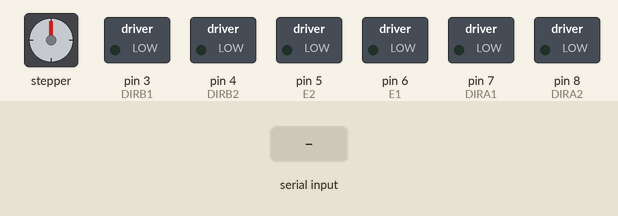
A sketch run on a simulated Arduino Uno, built with avr-gcc and run on an emulated ATmega328P. Parts: stepper motor, switched loads named in the sketch (green lamp = pin HIGH). Wiring (inferred from the names in the program): stepper motor (2048 steps per turn assumed): coils pin 9, pin 10, pin 11, pin 13. Inputs (shaded band) come from the test bench. Pins used as bus, display or sensor lines are not drawn; what the sketch prints to the serial monitor is not drawn.

Above: at 1.2 s.
1.3 s: "DROP" received over Serial
At 2.1 s:
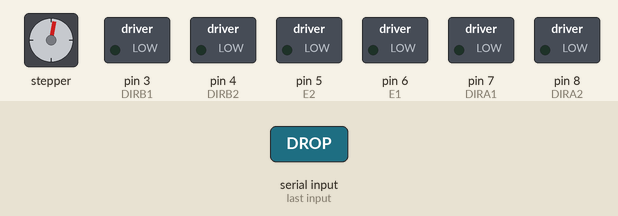
4.3 s: "FORWARD" received over Serial
At 7.28 s:
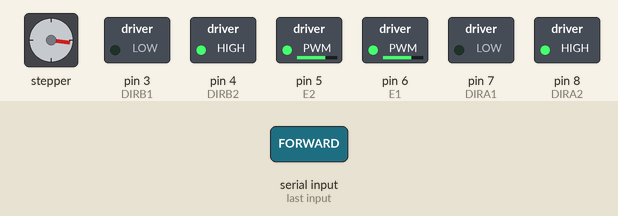
7.3 s: "RIGHT" received over Serial
At 10.25 s:
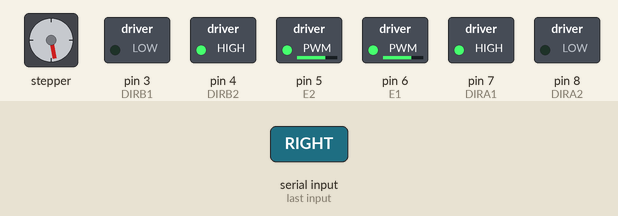
10.3 s: "REVERSE" received over Serial
At 11.3 s:
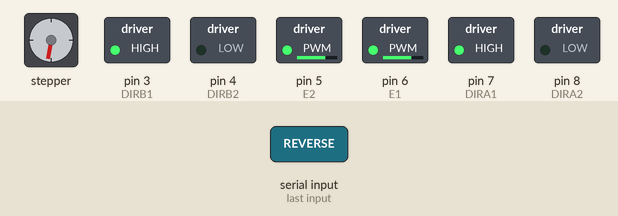
13.3 s: "LEFT" received over Serial
At 13.74 s:
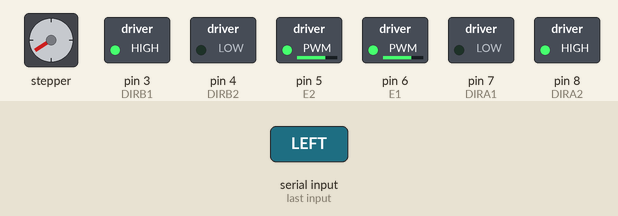
16.3 s: "STOP" received over Serial
At 16.46 s:
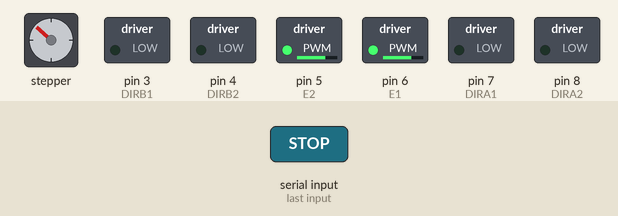
Timing chart, 0 to 22.6 s (numbered marks = the images above; inputs shaded):
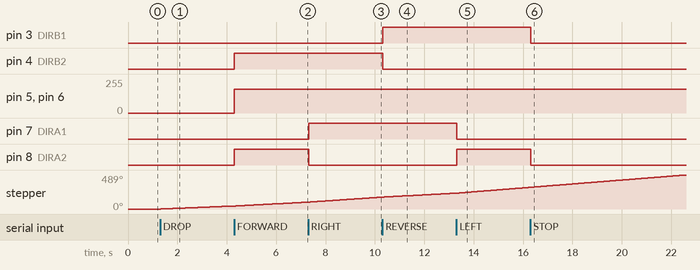

Measured:
- after the input at 1.3 s, stepper: keeps turning clockwise at about 15°/s, starting at once
- after the input at 4.3 s, pin 4 (DIRB2), pin 8 (DIRA2): LOW → HIGH at once; pin 5 (E2), pin 6 (E1): 0/255 → 180/255 at once
- after the input at 7.3 s, pin 7 (DIRA1): LOW → HIGH at once; pin 8 (DIRA2): HIGH → LOW at once
- after the input at 10.3 s, pin 3 (DIRB1): LOW → HIGH at once; pin 4 (DIRB2): HIGH → LOW at once
- after the input at 13.3 s, pin 7 (DIRA1): HIGH → LOW at once; pin 8 (DIRA2): LOW → HIGH at once
- after the input at 16.3 s, pin 3 (DIRB1), pin 8 (DIRA2): HIGH → LOW at once

The sketch:

Movement_Controller.ino
```cpp
/*
 * Team Number: 37
 * Salt Dispensing RC Car
 * Team Members:
 * Omar Salas-Rodriguez- osalas3 osalas3@uic.edu
 * Harsh Gupta - hgupta20 hgupta20@uic.edu
 * Brian Goldenberg - bgolde2 bgolde2@uic.edu
 *
 * Abstract:
 * Using a mobile application we will be designing a car that will
 * maneuver through ice and dispense salt on the ground creating a
 * safer walking environment. With three arduinos, a motor controller
 * for the dual motors, chassis with custom 3D printed parts, wheels,
 * chain, stepper motor and bluetooth module will be will dispense salt
 * from the back of the tank. When in need of salt, the tank will pull up
 * under a nearby base to request more salt to be dispensed(only when the car is in the proper position).
 * All controlled from the mobile application that we will also design and implement.

 */

/*
 *  Author: Omar Salas-Rodriguez
 *          CS 362 Spring 2019
 *
 *  Description: Arduino INO file for all tank functionality.
 *               There are several components connected to this arduino.
 *
 *
 *               Stepper Motor and ULN2003 Stepper Motor Driver Board:
 *
 *                  The driver board connects to pins 9, 10, 11, 13, 5V, and ground.
 *                  It's used to control the revolutions and steps for the
 *                  stepper motor. The stepper motor is held in place my a small custom
 *                  3D printed holder and attached to a rotating 3D printed part to
 *                  drop the salt from the container to the back of the tank.
 *                  Pressing the drop salt button in the companion app will enable a
 *                  continuous dropping of salt until a refill is requested or the
 *                  button in the companion app is pressed again.
 *
 *               Dual 260V Motors and L293D Motor Controller:
 *
 *                  The motor controller connects to pins 3, 4, 5, 6, 7, 8, 5V, and ground.
 *                  It's used to control the speed of 2 motors individually. The dual motors
 *                  are what makes the tank move forward, backwards, turn left, and turn right.
 *
 *               RF 433MHz Transmitter:
 *
 *                  The RF 433Mhz transmitter connects to pins 12, 5V, and ground.
 *                  It's used to communicate with one of the arduinos that control the seperate
 *                  base containing all the salt. It's only purposes is to send a stream of bytes
 *                  that the other arduino will decode in order to confirm and drop salt onto the tank.
 *
 *               HC-06 Bluetooth Module:
 *
 *                  The Bluetooth module connects to pins 0 (RX), 5V, and ground.
 *                  It's used to communicate with the companion app through bluetooth by receiving
 *                  a stream of bytes that will be decoded here.
 *                  There are several messages possible:
 *                    - "FORWARD" : Move the tank forward
 *                    - "REVERSE" : Move the tank in reverse
 *                    - "LEFT" : Turn the tank to the left in place
 *                    - "RIGHT" : Turn the tank to the right in place
 *                    - "STOP" : Stop the tank from moving
 *                    - "DROP" : Start turning the stepper motor so salt is dropped onto the ground
 *                    - "SPEED" : Adjust the speed of the tank accordingly
 *
 *  References: https://randomnerdtutorials.com/rf-433mhz-transmitter-receiver-module-with-arduino/
 *              Elegoo Super Starter Kit for UNO pdf
 *
 *
 */


// Constants for the motor controller pins
#define E1 6
#define DIRA1 7
#define DIRA2 8

#define DIRB2 4
#define DIRB1 3
#define E2 5

// Constants for the stepper motor
#define STEPPER_PIN_1 9
#define STEPPER_PIN_2 10
#define STEPPER_PIN_3 11
#define STEPPER_PIN_4 13

char command; // Used to retrieve byte stream from companion app
int tank_speed;
String str; // Final message from companion app

bool drop = false; // Continuous dropping of salt boolean
int stepNum = 0;

void setup() {
  // Initialize pins and values
  pinMode(E1, OUTPUT);
  pinMode(DIRA1, OUTPUT);
  pinMode(DIRA2, OUTPUT);
  pinMode(DIRB2, OUTPUT);
  pinMode(DIRB1, OUTPUT);
  pinMode(E2, OUTPUT);
  pinMode(STEPPER_PIN_1, OUTPUT);
  pinMode(STEPPER_PIN_2, OUTPUT);
  pinMode(STEPPER_PIN_3, OUTPUT);
  pinMode(STEPPER_PIN_4, OUTPUT);

  Serial.begin(9600);
  tank_speed = 180;

}

void goForwards(){ // Move the tank forward
  analogWrite(E1,tank_speed);
  digitalWrite(DIRA1,LOW);
  digitalWrite(DIRA2,HIGH);

  analogWrite(E2,tank_speed);
  digitalWrite(DIRB1,LOW);
  digitalWrite(DIRB2,HIGH);
}
void goBackwards(){ // Move the tank backwards
  analogWrite(E1,tank_speed);
  digitalWrite(DIRA1,HIGH);
  digitalWrite(DIRA2,LOW);

  analogWrite(E2,tank_speed);
  digitalWrite(DIRB1,HIGH);
  digitalWrite(DIRB2,LOW);
}
void goRight(){ // Turn the tank to the right
  analogWrite(E1,tank_speed);
  digitalWrite(DIRA1,HIGH);
  digitalWrite(DIRA2,LOW);

  analogWrite(E2,tank_speed);
  digitalWrite(DIRB1,LOW);
  digitalWrite(DIRB2,HIGH);
}
void goLeft(){ // Turn the tank to the left
  analogWrite(E1,tank_speed);
  digitalWrite(DIRA1,LOW);
  digitalWrite(DIRA2,HIGH);

  analogWrite(E2,tank_speed);
  digitalWrite(DIRB1,HIGH);
  digitalWrite(DIRB2,LOW);
}
void stopTank(){ // Stop the tank from moving
  digitalWrite(DIRA1,LOW);
  digitalWrite(DIRA2,LOW);
  digitalWrite(DIRB1,LOW);
  digitalWrite(DIRB2,LOW);
}

void dropSalt(){ // Drop the salt to the ground
  if(drop) // Check if it's already dropping
    drop = false;
  else
    drop = true;

}

// Function to receive companion application byte stream and process it
void receiveMessage(){
  if (Serial.available() > 0) // Clear the message string
    str = "";
  while(Serial.available() > 0){ // Continue receiving bytes until done
    command = ((byte)Serial.read());
    if(command == ':')
      break;
    else
      str += command;
    delay(1);
  }
  Serial.println(str); // Debugging

  // Process the incoming message
  if(str == "FORWARD")
    goForwards();
  else if(str == "RIGHT")
    goRight();
  else if(str == "REVERSE")
    goBackwards();
  else if(str == "LEFT")
    goLeft();
  else if(str == "STOP")
    stopTank();
  else if(str == "DROP")
    dropSalt();
  else if(str.substring(0,5) == "SPEED")
    tank_speed = str.substring(5, str.length()).toInt(); // Update the tank speed

}

void motorStep(){
  switch(stepNum){ // Turn each piece of the stepper motor
    case 0:
      digitalWrite(STEPPER_PIN_1, HIGH);
      digitalWrite(STEPPER_PIN_2, LOW);
      digitalWrite(STEPPER_PIN_3, LOW);
      digitalWrite(STEPPER_PIN_4, LOW);
      break;
    case 1:
      digitalWrite(STEPPER_PIN_1, LOW);
      digitalWrite(STEPPER_PIN_2, HIGH);
      digitalWrite(STEPPER_PIN_3, LOW);
      digitalWrite(STEPPER_PIN_4, LOW);
      break;
    case 2:
      digitalWrite(STEPPER_PIN_1, LOW);
      digitalWrite(STEPPER_PIN_2, LOW);
      digitalWrite(STEPPER_PIN_3, HIGH);
      digitalWrite(STEPPER_PIN_4, LOW);
      break;
    case 3:
      digitalWrite(STEPPER_PIN_1, LOW);
      digitalWrite(STEPPER_PIN_2, LOW);
      digitalWrite(STEPPER_PIN_3, LOW);
      digitalWrite(STEPPER_PIN_4, HIGH);
      break;
  }
  // Make stepper motor keep on turning
  stepNum++;
  if(stepNum > 3)
    stepNum = 0;
}

void loop() {
  receiveMessage();

  if(drop)
    motorStep(); // Start stepper in reverse motion
  delay(2);
}
```
